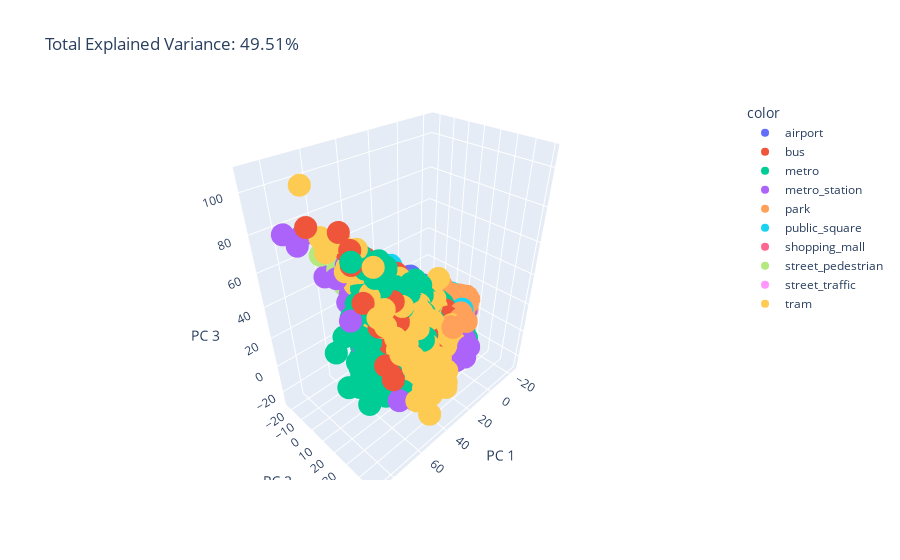

Write notebook code for a chart like this one.
### Code cell
pca(n_components=3, X=X_musicnn, y=y_musicnn)

### Figure 1 — Plotly figure (JSON) as saved in the notebook; plotly's stock layout.template omitted (floating-point values rounded to 4 significant figures; data arrays with more than 128 entries replaced by an {"elided": "..."} marker saying what was removed)
{"data": [{"hovertemplate": "color=airport<br>PC 1=%{x}<br>PC 2=%{y}<br>PC 3=%{z}<extra></extra>", "legendgroup": "airport", "marker": {"color": "#636efa", "symbol": "circle"}, "mode": "markers", "name": "airport", "scene": "scene", "showlegend": true, "type": "scatter3d", "x": {"elided": "978 float values"}, "y": {"elided": "978 float values"}, "z": {"elided": "978 float values"}}, {"hovertemplate": "color=bus<br>PC 1=%{x}<br>PC 2=%{y}<br>PC 3=%{z}<extra></extra>", "legendgroup": "bus", "marker": {"color": "#EF553B", "symbol": "circle"}, "mode": "markers", "name": "bus", "scene": "scene", "showlegend": true, "type": "scatter3d", "x": {"elided": "1133 float values"}, "y": {"elided": "1133 float values"}, "z": {"elided": "1133 float values"}}, {"hovertemplate": "color=metro<br>PC 1=%{x}<br>PC 2=%{y}<br>PC 3=%{z}<extra></extra>", "legendgroup": "metro", "marker": {"color": "#00cc96", "symbol": "circle"}, "mode": "markers", "name": "metro", "scene": "scene", "showlegend": true, "type": "scatter3d", "x": {"elided": "1065 float values"}, "y": {"elided": "1065 float values"}, "z": {"elided": "1065 float values"}}, {"hovertemplate": "color=metro_station<br>PC 1=%{x}<br>PC 2=%{y}<br>PC 3=%{z}<extra></extra>", "legendgroup": "metro_station", "marker": {"color": "#ab63fa", "symbol": "circle"}, "mode": "markers", "name": "metro_station", "scene": "scene", "showlegend": true, "type": "scatter3d", "x": {"elided": "1279 float values"}, "y": {"elided": "1279 float values"}, "z": {"elided": "1279 float values"}}, {"hovertemplate": "color=park<br>PC 1=%{x}<br>PC 2=%{y}<br>PC 3=%{z}<extra></extra>", "legendgroup": "park", "marker": {"color": "#FFA15A", "symbol": "circle"}, "mode": "markers", "name": "park", "scene": "scene", "showlegend": true, "type": "scatter3d", "x": {"elided": "1392 float values"}, "y": {"elided": "1392 float values"}, "z": {"elided": "1392 float values"}}, {"hovertemplate": "color=public_square<br>PC 1=%{x}<br>PC 2=%{y}<br>PC 3=%{z}<extra></extra>", "legendgroup": "public_square", "marker": {"color": "#19d3f3", "symbol": "circle"}, "mode": "markers", "name": "public_square", "scene": "scene", "showlegend": true, "type": "scatter3d", "x": {"elided": "1369 float values"}, "y": {"elided": "1369 float values"}, "z": {"elided": "1369 float values"}}, {"hovertemplate": "color=shopping_mall<br>PC 1=%{x}<br>PC 2=%{y}<br>PC 3=%{z}<extra></extra>", "legendgroup": "shopping_mall", "marker": {"color": "#FF6692", "symbol": "circle"}, "mode": "markers", "name": "shopping_mall", "scene": "scene", "showlegend": true, "type": "scatter3d", "x": {"elided": "1228 float values"}, "y": {"elided": "1228 float values"}, "z": {"elided": "1228 float values"}}, {"hovertemplate": "color=street_pedestrian<br>PC 1=%{x}<br>PC 2=%{y}<br>PC 3=%{z}<extra></extra>", "legendgroup": "street_pedestrian", "marker": {"color": "#B6E880", "symbol": "circle"}, "mode": "markers", "name": "street_pedestrian", "scene": "scene", "showlegend": true, "type": "scatter3d", "x": {"elided": "1389 float values"}, "y": {"elided": "1389 float values"}, "z": {"elided": "1389 float values"}}, {"hovertemplate": "color=street_traffic<br>PC 1=%{x}<br>PC 2=%{y}<br>PC 3=%{z}<extra></extra>", "legendgroup": "street_traffic", "marker": {"color": "#FF97FF", "symbol": "circle"}, "mode": "markers", "name": "street_traffic", "scene": "scene", "showlegend": true, "type": "scatter3d", "x": {"elided": "1387 float values"}, "y": {"elided": "1387 float values"}, "z": {"elided": "1387 float values"}}, {"hovertemplate": "color=tram<br>PC 1=%{x}<br>PC 2=%{y}<br>PC 3=%{z}<extra></extra>", "legendgroup": "tram", "marker": {"color": "#FECB52", "symbol": "circle"}, "mode": "markers", "name": "tram", "scene": "scene", "showlegend": true, "type": "scatter3d", "x": {"elided": "1071 float values"}, "y": {"elided": "1071 float values"}, "z": {"elided": "1071 float values"}}], "layout": {"autosize": true, "legend": {"title": {"text": "color"}, "tracegroupgap": 0}, "scene": {"aspectmode": "auto", "aspectratio": {"x": 1.088, "y": 0.7107, "z": 1.293}, "domain": {"x": [0, 1], "y": [0, 1]}, "xaxis": {"title": {"text": "PC 1"}, "type": "linear"}, "yaxis": {"title": {"text": "PC 2"}, "type": "linear"}, "zaxis": {"title": {"text": "PC 3"}, "type": "linear"}}, "title": {"text": "Total Explained Variance: 49.51%"}}}
